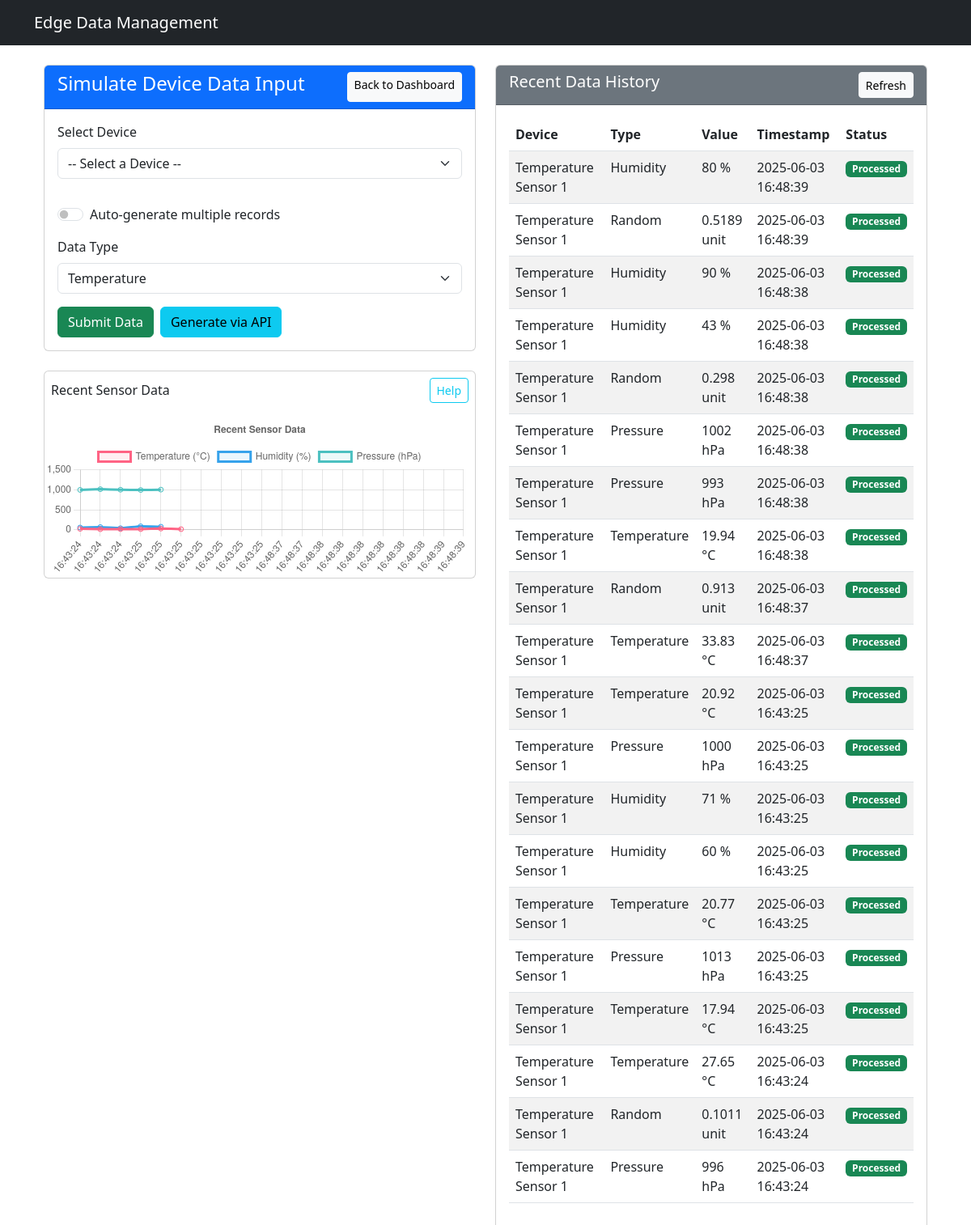
Page /simulate/ on the earlier database version.
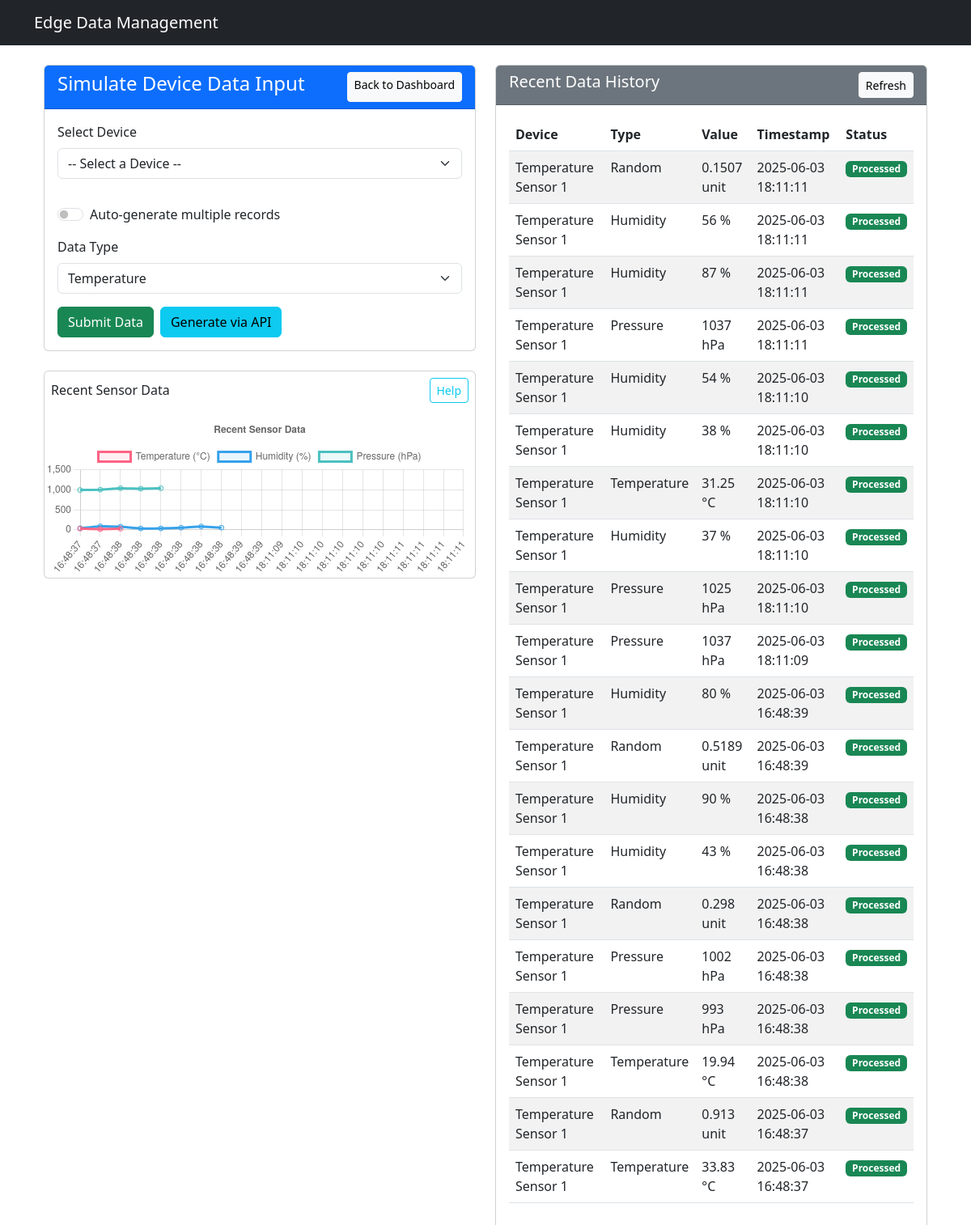
Same page on the later database version.
### data_management/models.py (models this page shows, shortened)
class RawData(models.Model):
    device = models.ForeignKey(Device, on_delete=models.CASCADE)
    timestamp = models.DateTimeField(auto_now_add=True)
    data = models.JSONField()  # Store sensor readings
    is_processed = models.BooleanField(default=False)

class Device(models.Model):
    name = models.CharField(max_length=100)
    device_type = models.CharField(max_length=50)
    location = models.CharField(max_length=100)
    last_active = models.DateTimeField(null=True, blank=True)

### data_management/views.py (the view, shortened to what this page needs)
# urls.py: path('simulate/', SimulateDeviceView.as_view(), name='simulate_device'),
class SimulateDeviceView(View):
    def get(self, request):
        devices = Device.objects.all()
        recent_data = RawData.objects.select_related('device').order_by('-timestamp')[:20]  # Last 20 records
        return render(request, 'data_management/device_input.html', {
            'devices': devices,
            'recent_data': recent_data,
            'auto_generate': request.GET.get('auto') == 'true'
        })

### data_management/templates/data_management/device_input.html (shortened to what the changed rows need)
{% extends "../base.html" %}
{% block content %}
<div class="container-fluid">
    <div class="row">
        <div class="col-lg-6 col-md-12 mb-4">
        <div class="mb-4  mt-4 card">
            <div class="d-flex justify-content-between align-items-center mb-2 p-2">
                <h6 class="mb-0">Recent Sensor Data</h6>
                <button type="button" class="btn btn-sm btn-outline-info" data-bs-toggle="popover"
                        title="Graph Explanation" data-bs-content="This graph shows the latest sensor readings over time. Each line represents a different sensor type (temperature, humidity, pressure). The x-axis shows timestamps and the y-axis shows the measured values. Hover over points to see exact values.">
                </button>
            </div>
            <canvas id="dataChart" height="200"></canvas>
        </div>
        </div>
        <div class="col-lg-6 col-md-12 mb-4">
            <div class="card h-100">
                <div class="card-body">
                    {% if recent_data %}
                    <div class="table-responsive">
                        <table class="table table-striped table-hover">
                            <thead>
                                <tr>
                                    <th>Device</th>
                                    <th>Type</th>
                                    <th>Value</th>
                                    <th>Timestamp</th>
                                    <th>Status</th>
                                </tr>
                            </thead>
                            <tbody>
                                {% for data in recent_data %}
                                <tr>
                                    <td>{{ data.device.name }}</td>
                                    <td>{{ data.data.type|title }}</td>
                                    <td>{{ data.data.value }} {{ data.data.unit }}</td>
                                    <td>{{ data.timestamp|date:"Y-m-d H:i:s" }}</td>
                                    <td>
                                        {% if data.is_processed %}
                                            <span class="badge bg-success">Processed</span>
                                        {% else %}
                                            <span class="badge bg-warning">Pending</span>
                                        {% endif %}
                                    </td>
                                </tr>
                                {% endfor %}
                            </tbody>
                        </table>
                    </div>
                    {% else %}
                    <p class="text-muted">No data history available yet.</p>
                    {% endif %}
                </div>
            </div>
        </div>
    </div>
</div>
{% endblock %}

Differences in the rows shown:
no longer on this page (row unchanged): RawData: device.name "Temperature Sensor 1", data.type "Temperature", data.value "20.92", data.unit "°C", timestamp "2025-06-03 16:43:25", is_processed "Processed"
no longer on this page (row unchanged): RawData: device.name "Temperature Sensor 1", data.type "Pressure", data.value "1000", data.unit "hPa", timestamp "2025-06-03 16:43:25", is_processed "Processed"
no longer on this page (row unchanged): RawData: device.name "Temperature Sensor 1", data.type "Humidity", data.value "71", data.unit "%", timestamp "2025-06-03 16:43:25", is_processed "Processed"
no longer on this page (row unchanged): RawData: device.name "Temperature Sensor 1", data.type "Humidity", data.value "60", data.unit "%", timestamp "2025-06-03 16:43:25", is_processed "Processed"
no longer on this page (row unchanged): RawData: device.name "Temperature Sensor 1", data.type "Temperature", data.value "20.77", data.unit "°C", timestamp "2025-06-03 16:43:25", is_processed "Processed"
no longer on this page (row unchanged): RawData: device.name "Temperature Sensor 1", data.type "Pressure", data.value "1013", data.unit "hPa", timestamp "2025-06-03 16:43:25", is_processed "Processed"
no longer on this page (row unchanged): RawData: device.name "Temperature Sensor 1", data.type "Temperature", data.value "17.94", data.unit "°C", timestamp "2025-06-03 16:43:25", is_processed "Processed"
no longer on this page (row unchanged): RawData: device.name "Temperature Sensor 1", data.type "Temperature", data.value "27.65", data.unit "°C", timestamp "2025-06-03 16:43:24", is_processed "Processed"
no longer on this page (row unchanged): RawData: device.name "Temperature Sensor 1", data.type "Random", data.value "0.1011", data.unit "unit", timestamp "2025-06-03 16:43:24", is_processed "Processed"
no longer on this page (row unchanged): RawData: device.name "Temperature Sensor 1", data.type "Pressure", data.value "996", data.unit "hPa", timestamp "2025-06-03 16:43:24", is_processed "Processed"
added RawData: device.name "Temperature Sensor 1", data.type "Random", data.value "0.1507", data.unit "unit", timestamp "2025-06-03 18:11:11", is_processed "Processed"
added RawData: device.name "Temperature Sensor 1", data.type "Humidity", data.value "56", data.unit "%", timestamp "2025-06-03 18:11:11", is_processed "Processed"
added RawData: device.name "Temperature Sensor 1", data.type "Humidity", data.value "87", data.unit "%", timestamp "2025-06-03 18:11:11", is_processed "Processed"
added RawData: device.name "Temperature Sensor 1", data.type "Pressure", data.value "1037", data.unit "hPa", timestamp "2025-06-03 18:11:11", is_processed "Processed"
added RawData: device.name "Temperature Sensor 1", data.type "Humidity", data.value "54", data.unit "%", timestamp "2025-06-03 18:11:10", is_processed "Processed"
added RawData: device.name "Temperature Sensor 1", data.type "Humidity", data.value "38", data.unit "%", timestamp "2025-06-03 18:11:10", is_processed "Processed"
added RawData: device.name "Temperature Sensor 1", data.type "Temperature", data.value "31.25", data.unit "°C", timestamp "2025-06-03 18:11:10", is_processed "Processed"
added RawData: device.name "Temperature Sensor 1", data.type "Humidity", data.value "37", data.unit "%", timestamp "2025-06-03 18:11:10", is_processed "Processed"
added RawData: device.name "Temperature Sensor 1", data.type "Pressure", data.value "1025", data.unit "hPa", timestamp "2025-06-03 18:11:10", is_processed "Processed"
added RawData: device.name "Temperature Sensor 1", data.type "Pressure", data.value "1037", data.unit "hPa", timestamp "2025-06-03 18:11:09", is_processed "Processed"
Other differences:
chart data {{ data.data.type }}: humidity, random, humidity, humidity, random, pressure, pressure, temperature, random, temperature, temperature, pressure, humidity, humidity, temperature, pressure, temperature, temperature, random, pressure → random, humidity, humidity, pressure, humidity, humidity, temperature, humidity, pressure, pressure, humidity, random, humidity, humidity, random, pressure, pressure, temperature, random, temperature
chart data {{ data.data.value }}: 80, 0.5189, 90, 43, 0.298, 1002, 993, 19.94, 0.913, 33.83, 20.92, 1000, 71, 60, 20.77, 1013, 17.94, 27.65, 0.1011, 996 → 0.1507, 56, 87, 1037, 54, 38, 31.25, 37, 1025, 1037, 80, 0.5189, 90, 43, 0.298, 1002, 993, 19.94, 0.913, 33.83
chart data {{ data.timestamp|date:"H:i:s" }}: 16:48:39, 16:48:39, 16:48:38, 16:48:38, 16:48:38, 16:48:38, 16:48:38, 16:48:38, 16:48:37, 16:48:37, 16:43:25, 16:43:25, 16:43:25, 16:43:25, 16:43:25, 16:43:25, 16:43:25, 16:43:24, 16:43:24, 16:43:24 → 18:11:11, 18:11:11, 18:11:11, 18:11:11, 18:11:10, 18:11:10, 18:11:10, 18:11:10, 18:11:10, 18:11:09, 16:48:39, 16:48:39, 16:48:38, 16:48:38, 16:48:38, 16:48:38, 16:48:38, 16:48:38, 16:48:37, 16:48:37
chart data {{ data.data.unit }}: %, unit, %, %, unit, hPa, hPa, °C, unit, °C, °C, hPa, %, %, °C, hPa, °C, °C, unit, hPa → unit, %, %, hPa, %, %, °C, %, hPa, hPa, %, unit, %, %, unit, hPa, hPa, °C, unit, °C
